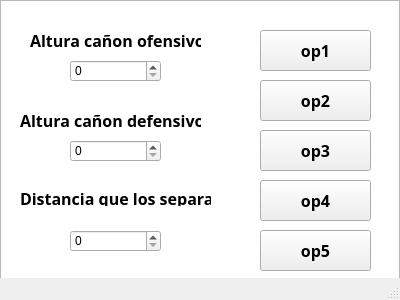
<?xml version="1.0" encoding="UTF-8"?>
<ui version="4.0">
 <class>Principal</class>
 <widget class="QMainWindow" name="Principal">
  <property name="geometry">
   <rect>
    <x>0</x>
    <y>0</y>
    <width>400</width>
    <height>300</height>
   </rect>
  </property>
  <property name="minimumSize">
   <size>
    <width>400</width>
    <height>300</height>
   </size>
  </property>
  <property name="maximumSize">
   <size>
    <width>400</width>
    <height>300</height>
   </size>
  </property>
  <property name="windowTitle">
   <string>MainWindow</string>
  </property>
  <widget class="QWidget" name="centralwidget">
   <widget class="QGraphicsView" name="graphicsView">
    <property name="geometry">
     <rect>
      <x>0</x>
      <y>0</y>
      <width>400</width>
      <height>300</height>
     </rect>
    </property>
    <property name="minimumSize">
     <size>
      <width>400</width>
      <height>300</height>
     </size>
    </property>
    <property name="maximumSize">
     <size>
      <width>400</width>
      <height>300</height>
     </size>
    </property>
    <property name="font">
     <font>
      <family>Rockwell</family>
      <pointsize>12</pointsize>
      <weight>75</weight>
      <bold>true</bold>
     </font>
    </property>
   </widget>
   <widget class="QPushButton" name="pushButton">
    <property name="geometry">
     <rect>
      <x>260</x>
      <y>30</y>
      <width>111</width>
      <height>41</height>
     </rect>
    </property>
    <property name="font">
     <font>
      <family>Rockwell</family>
      <pointsize>12</pointsize>
      <weight>75</weight>
      <bold>true</bold>
     </font>
    </property>
    <property name="text">
     <string>op1</string>
    </property>
   </widget>
   <widget class="QSpinBox" name="yo1">
    <property name="geometry">
     <rect>
      <x>70</x>
      <y>60</y>
      <width>91</width>
      <height>22</height>
     </rect>
    </property>
    <property name="maximum">
     <number>500</number>
    </property>
   </widget>
   <widget class="QSpinBox" name="yd1">
    <property name="geometry">
     <rect>
      <x>70</x>
      <y>140</y>
      <width>91</width>
      <height>22</height>
     </rect>
    </property>
    <property name="maximum">
     <number>500</number>
    </property>
   </widget>
   <widget class="QSpinBox" name="dist1">
    <property name="geometry">
     <rect>
      <x>70</x>
      <y>230</y>
      <width>91</width>
      <height>22</height>
     </rect>
    </property>
    <property name="maximum">
     <number>1150</number>
    </property>
   </widget>
   <widget class="QLabel" name="label">
    <property name="geometry">
     <rect>
      <x>30</x>
      <y>30</y>
      <width>171</width>
      <height>21</height>
     </rect>
    </property>
    <property name="font">
     <font>
      <family>Rockwell</family>
      <pointsize>12</pointsize>
      <weight>75</weight>
      <bold>true</bold>
     </font>
    </property>
    <property name="text">
     <string>Altura cañon ofensivo </string>
    </property>
   </widget>
   <widget class="QLabel" name="label_2">
    <property name="geometry">
     <rect>
      <x>20</x>
      <y>110</y>
      <width>181</width>
      <height>21</height>
     </rect>
    </property>
    <property name="font">
     <font>
      <family>Rockwell</family>
      <pointsize>12</pointsize>
      <weight>75</weight>
      <bold>true</bold>
     </font>
    </property>
    <property name="text">
     <string>Altura cañon defensivo </string>
    </property>
   </widget>
   <widget class="QLabel" name="label_3">
    <property name="geometry">
     <rect>
      <x>20</x>
      <y>190</y>
      <width>191</width>
      <height>16</height>
     </rect>
    </property>
    <property name="font">
     <font>
      <family>Rockwell</family>
      <pointsize>12</pointsize>
      <weight>75</weight>
      <bold>true</bold>
     </font>
    </property>
    <property name="text">
     <string>Distancia que los separa</string>
    </property>
   </widget>
   <widget class="QPushButton" name="pushButton_2">
    <property name="geometry">
     <rect>
      <x>260</x>
      <y>80</y>
      <width>111</width>
      <height>41</height>
     </rect>
    </property>
    <property name="font">
     <font>
      <family>Rockwell</family>
      <pointsize>12</pointsize>
      <weight>75</weight>
      <bold>true</bold>
     </font>
    </property>
    <property name="text">
     <string>op2</string>
    </property>
   </widget>
   <widget class="QPushButton" name="pushButton_3">
    <property name="geometry">
     <rect>
      <x>260</x>
      <y>130</y>
      <width>111</width>
      <height>41</height>
     </rect>
    </property>
    <property name="font">
     <font>
      <family>Rockwell</family>
      <pointsize>12</pointsize>
      <weight>75</weight>
      <bold>true</bold>
     </font>
    </property>
    <property name="text">
     <string>op3</string>
    </property>
   </widget>
   <widget class="QPushButton" name="pushButton_4">
    <property name="geometry">
     <rect>
      <x>260</x>
      <y>180</y>
      <width>111</width>
      <height>41</height>
     </rect>
    </property>
    <property name="font">
     <font>
      <family>Rockwell</family>
      <pointsize>12</pointsize>
      <weight>75</weight>
      <bold>true</bold>
     </font>
    </property>
    <property name="text">
     <string>op4</string>
    </property>
   </widget>
   <widget class="QPushButton" name="pushButton_5">
    <property name="geometry">
     <rect>
      <x>260</x>
      <y>230</y>
      <width>111</width>
      <height>41</height>
     </rect>
    </property>
    <property name="font">
     <font>
      <family>Rockwell</family>
      <pointsize>12</pointsize>
      <weight>75</weight>
      <bold>true</bold>
     </font>
    </property>
    <property name="text">
     <string>op5</string>
    </property>
   </widget>
  </widget>
  <widget class="QMenuBar" name="menubar">
   <property name="geometry">
    <rect>
     <x>0</x>
     <y>0</y>
     <width>400</width>
     <height>20</height>
    </rect>
   </property>
  </widget>
  <widget class="QStatusBar" name="statusbar"/>
 </widget>
 <resources/>
 <connections/>
</ui>
